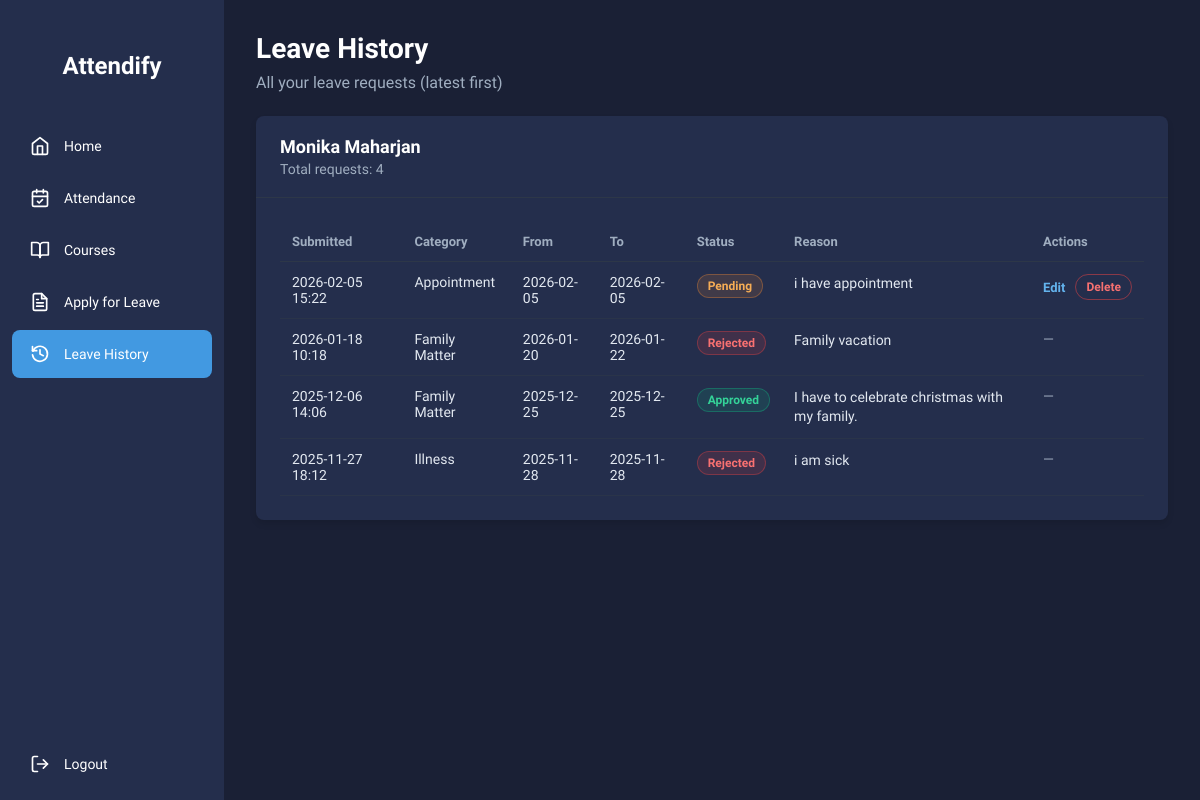
/leave/history/ (signed in), run on an earlier commit of the app's database.
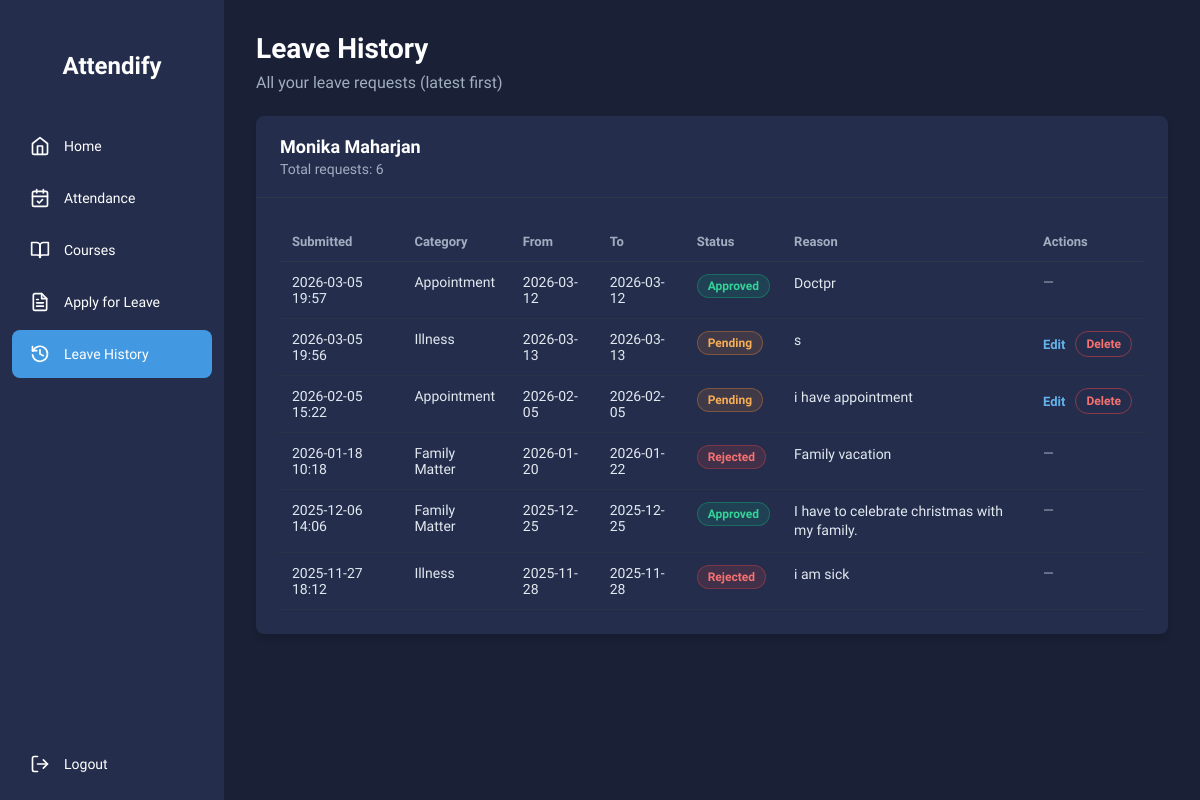
And on a later commit of the database.
### attendance/models.py (models this page shows, shortened)
class Student(models.Model):
    student_id = models.AutoField(primary_key=True)
    name = models.CharField(max_length=100)
    email = models.EmailField(unique=True)
    phone_number = models.CharField(max_length=15)
    address = models.TextField()
    password = models.CharField(max_length=100)
    dob = models.DateField()
    course = models.CharField(max_length=100)

class LeaveRequest(models.Model):
    STATUS_CHOICES = [
        ('pending', 'Pending'),
        ('approved', 'Approved'),
        ('rejected', 'Rejected'),
    ]
    CATEGORY_CHOICES = [
        ('illness', 'Illness'),
        ('appointment', 'Appointment'),
        ('family', 'Family Matter'),
        ('other', 'Other'),
    ]
    student = models.ForeignKey(Student, on_delete=models.CASCADE)
    category = models.CharField(max_length=20, choices=CATEGORY_CHOICES, default='other') # New Field
    from_date = models.DateField()
    to_date = models.DateField()
    reason = models.TextField()
    status = models.CharField(max_length=10, choices=STATUS_CHOICES, default='pending')
    submitted_at = models.DateTimeField(auto_now_add=True)

### attendance/views.py (the view)
# urls.py: path('leave/history/', views.leave_history_view, name='leave_history'),
def leave_history_view(request):
    if 'student_id' not in request.session:
        return redirect('login_view')
    student_id = request.session['student_id']
    student = get_object_or_404(Student, student_id=student_id)
    leave_requests = (
        LeaveRequest.objects
        .filter(student=student)
        .order_by('-submitted_at')
    )
    return render(request, 'attendance/leave_history.html', {
        'student': student,
        'student_name': request.session.get('student_name', student.name),
        'leave_requests': leave_requests,
    })

### attendance/templates/attendance/leave_history.html (shortened to what this page needs)
{% load static %}
<!DOCTYPE html>
<html lang="en">
<head>
  <link rel="stylesheet" href="{% static 'css/leave.css' %}">
  <link rel="stylesheet" href="{% static 'css/leave_history.css' %}">
</head>
<body>
  <div class="main-container">
    <div class="sidebar">
      <div class="sidebar-header"></div>
      <div class="logo-container">
        <h1 class="sidebar-title">Attendify</h1>
      </div>
      <div class="sidebar-menu">
        <a href="/dashboard/" class="sidebar-item">
          <div class="sidebar-icon">
            <svg xmlns="http://www.w3.org/2000/svg" width="20" height="20" viewBox="0 0 24 24" fill="none"
              stroke="currentColor" stroke-width="2" stroke-linecap="round" stroke-linejoin="round">
              <path d="m3 9 9-7 9 7v11a2 2 0 0 1-2 2H5a2 2 0 0 1-2-2z"></path>
              <polyline points="9 22 9 12 15 12 15 22"></polyline>
            </svg>
          </div>
          <span class="sidebar-label">Home</span>
        </a>
        <a href="/report/" class="sidebar-item">
          <div class="sidebar-icon">
          </div>
          <span class="sidebar-label">Attendance</span>
        </a>
        <a href="/course/" class="sidebar-item">
          <div class="sidebar-icon">
            <svg xmlns="http://www.w3.org/2000/svg" width="20" height="20" viewBox="0 0 24 24" fill="none"
              stroke="currentColor" stroke-width="2" stroke-linecap="round" stroke-linejoin="round">
              <path d="M2 3h6a4 4 0 0 1 4 4v14a3 3 0 0 0-3-3H2z"></path>
              <path d="M22 3h-6a4 4 0 0 0-4 4v14a3 3 0 0 1 3-3h7z"></path>
            </svg>
          </div>
          <span class="sidebar-label">Courses</span>
        </a>
        <a href="/leave/" class="sidebar-item">
          <div class="sidebar-icon">
          </div>
          <span class="sidebar-label">Apply for Leave</span>
        </a>
        <a href="/leave/history/" class="sidebar-item active">
          <div class="sidebar-icon">
            <svg xmlns="http://www.w3.org/2000/svg" width="20" height="20" viewBox="0 0 24 24" fill="none"
              stroke="currentColor" stroke-width="2" stroke-linecap="round" stroke-linejoin="round">
              <path d="M3 3v5h5"></path>
              <path d="M3.05 13a9 9 0 1 0 .5-4.5L3 8"></path>
              <path d="M12 7v5l4 2"></path>
            </svg>
          </div>
          <span class="sidebar-label">Leave History</span>
        </a>
      </div>
      <div class="sidebar-footer">
        <a href="/logout" class="sidebar-item">
          <div class="sidebar-icon">
          </div>
          <span class="sidebar-label">Logout</span>
        </a>
      </div>
    </div>
    <div class="main-content">
      <div class="header">
        <h1>Leave History</h1>
        <p>All your leave requests (latest first)</p>
      </div>
      <div class="content-container">
        <div class="card">
          <div class="card-header">
            <h2>{{ student_name }}</h2>
            <p>Total requests: {{ leave_requests|length }}</p>
          </div>
          <div class="card-content">
            {% if leave_requests %}
              <div class="table-wrap">
                <table class="history-table">
                  <thead>
                    <tr>
                      <th>Submitted</th>
                      <th>Category</th>
                      <th>From</th>
                      <th>To</th>
                      <th>Status</th>
                      <th>Reason</th>
                      <th>Actions</th>
                    </tr>
                  </thead>
                  <tbody>
                    {% for req in leave_requests %}
                      <tr>
                        <td class="muted">{{ req.submitted_at|date:"Y-m-d H:i" }}</td>
                        <td>{{ req.get_category_display }}</td>
                        <td>{{ req.from_date|date:"Y-m-d" }}</td>
                        <td>{{ req.to_date|date:"Y-m-d" }}</td>
                        <td>
                          <span class="status-badge status-{{ req.status }}">{{ req.get_status_display }}</span>
                        </td>
                        <td class="reason-cell">{{ req.reason }}</td>
                        <td>
                          {% if req.status == "pending" %}
                            <div class="actions">
                              <a class="action-link" href="{% url 'edit_leave_request' req.id %}">Edit</a>
                              <form method="post" action="{% url 'delete_leave_request' req.id %}" class="inline-form"
                                onsubmit="return confirm('Delete this leave request?');">
                                <button type="submit" class="action-danger">Delete</button>
                              </form>
                            </div>
                          {% else %}
                            <span class="muted">—</span>
                          {% endif %}
                        </td>
                      </tr>
                    {% endfor %}
                  </tbody>
                </table>
              </div>
            {% else %}
              <div class="empty-state">
                <p>You haven’t submitted any leave requests yet.</p>
                <a class="submit-btn" href="/leave/">Apply for Leave</a>
              </div>
            {% endif %}
          </div>
        </div>
      </div>
    </div>
  </div>
</body>
</html>

### static/css/leave.css (style rules this page uses)
* { margin: 0; padding: 0; box-sizing: border-box; font-family: 'Nunito Sans', sans-serif; }
body { background-color: #1a2035; color: #f9f9ff; }
.main-container { display: flex; min-height: 100vh; }
.sidebar { width: 224px; background-color: #242e4c; color: white; position: fixed; top: 0; left: 0; bottom: 0; display: flex; flex-direction: column; }
.sidebar-header { padding: 16px; }
.sidebar-menu { flex: 1; padding: 12px; display: flex; flex-direction: column; gap: 4px; }
.sidebar-item { display: flex; align-items: center; gap: 12px; padding: 12px 16px; text-decoration: none; color: white; border-radius: 8px; transition: background-color 0.2s; }
.sidebar-item.active { background-color: #4299e1; }
.sidebar-icon { width: 24px; height: 24px; display: flex; align-items: center; justify-content: center; }
.sidebar-label { font-size: 14px; font-weight: 500; }
.sidebar-footer { padding: 12px; margin-top: auto; }
.logo-container { display: flex; justify-content: center; align-items: center; padding: 20px 0; margin-bottom: 10px; }
.sidebar-title { font-weight: bold; font-size: 24px; color: white; text-align: center; }
.main-content { margin-left: 224px; padding: 32px; width: calc(100% - 224px); }
.header { margin-bottom: 24px; }
.header h1 { font-size: 28px; font-weight: 700; margin-bottom: 8px; color: #ffffff; }
.header p { color: #a0aec0; font-size: 16px; }
.content-container { max-width: 1000px; }
.card { background-color: #242e4c; border-radius: 8px; box-shadow: 0 4px 6px rgba(0, 0, 0, 0.1); overflow: hidden; margin-bottom: 24px; }
.card-header { padding: 20px 24px; border-bottom: 1px solid #2d3748; }
.card-header h2 { font-size: 18px; font-weight: 600; margin-bottom: 4px; color: #ffffff; }
.card-header p { color: #a0aec0; font-size: 14px; }
.card-content { padding: 24px; }

### static/css/leave_history.css (style rules this page uses)
.table-wrap { overflow-x: auto; }
.history-table { width: 100%; border-collapse: collapse; min-width: 820px; }
.history-table thead th { text-align: left; font-size: 13px; color: #a0aec0; font-weight: 600; padding: 12px; border-bottom: 1px solid #2d3748; }
.history-table tbody td { padding: 12px; border-bottom: 1px solid rgba(45, 55, 72, 0.7); vertical-align: top; color: #e2e8f0; font-size: 14px; }
.muted { color: #a0aec0; }
.reason-cell { max-width: 420px; white-space: pre-wrap; word-break: break-word; line-height: 1.35; }
.actions { display: inline-flex; gap: 10px; align-items: center; }
.inline-form { display: inline; margin: 0; }
.action-link { color: #63b3ed; text-decoration: none; font-weight: 600; font-size: 13px; }
.action-danger { background: transparent; border: 1px solid rgba(239, 68, 68, 0.5); color: #f87171; padding: 5px 10px; border-radius: 9999px; font-size: 12px; font-weight: 700; cursor: pointer; }
.status-badge { display: inline-flex; align-items: center; padding: 4px 10px; border-radius: 9999px; font-size: 12px; font-weight: 600; border: 1px solid transparent; }
.status-badge.status-pending { background: rgba(237, 137, 54, 0.14); border-color: rgba(237, 137, 54, 0.35); color: #f6ad55; }
.status-badge.status-approved { background: rgba(16, 185, 129, 0.14); border-color: rgba(16, 185, 129, 0.35); color: #34d399; }
.status-badge.status-rejected { background: rgba(239, 68, 68, 0.14); border-color: rgba(239, 68, 68, 0.35); color: #f87171; }

What changed in the data, as far as the page shows it:
added LeaveRequest: submitted_at "2026-03-05 19:57", category "Appointment", from_date "2026-03-12", to_date "2026-03-12", status "Approved", reason "Doctpr"
added LeaveRequest: submitted_at "2026-03-05 19:56", category "Illness", from_date "2026-03-13", to_date "2026-03-13", status "Pending", reason "s", shows "Edit"
Also different on the page:
{{ leave_requests|length }}: "4" → "6"
